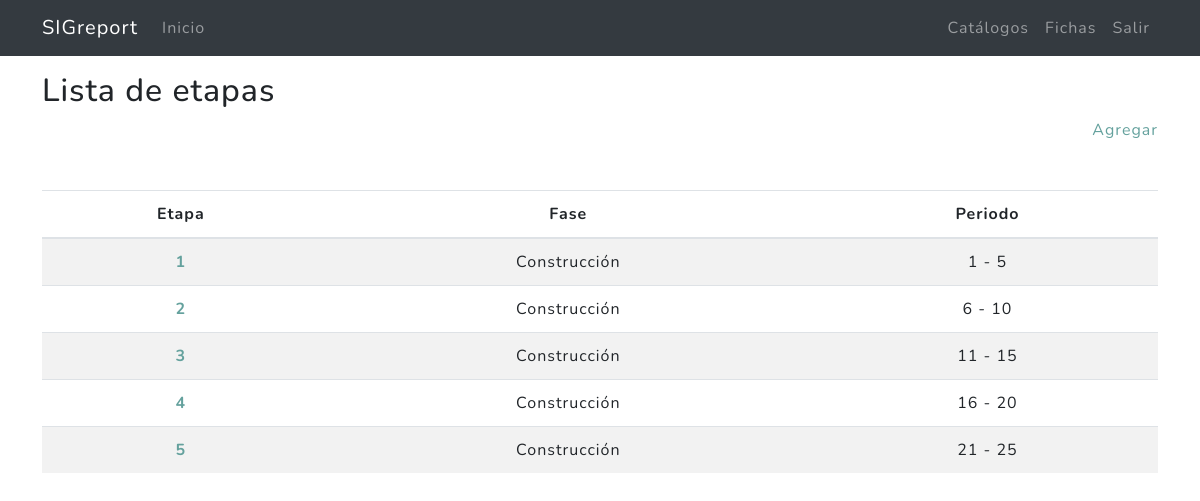
Page /catalogos/etapas/ (signed in) on the committed database.
### cap2/models.py (models this page shows, shortened)
class Etapa(models.Model):
    fase = models.ForeignKey(Fase,on_delete=models.CASCADE,default="")
    title = models.PositiveIntegerField(verbose_name="Etapa",default=1)
    inicio = models.PositiveIntegerField(verbose_name='Inicio',default=1)
    fin = models.PositiveIntegerField(verbose_name='fin',default=99)
    created = models.DateTimeField(auto_now_add = True,verbose_name = "Fecha de creación")
    updated = models.DateTimeField(auto_now = True,verbose_name = "Fecha de edición")
    class Meta:
        verbose_name = "Etapa"
        verbose_name_plural = "Etapas"
        ordering = ["fase","title"]

class Fase(models.Model):
    title = models.CharField(max_length=100,verbose_name="Fase")
    descripcion = models.TextField(max_length=1500,verbose_name="Descripción",blank=True,null=True)
    created = models.DateTimeField(auto_now_add = True,verbose_name = "Fecha de creación")
    updated = models.DateTimeField(auto_now = True,verbose_name = "Fecha de edición")
    class Meta:
        verbose_name = "Fase"
        verbose_name_plural = "Fases"
        ordering = ["created"]
    def __str__(self):
        return str(self.title)

### miscelanea/views.py (the view)
# urls.py: path('etapas/', EtapaListView.as_view(), name='etapas'),
@method_decorator(login_required,name='dispatch')
class EtapaListView(ListView):
    model = Etapa
    template_name = "miscelanea/etapa_list.html"
    paginate_by = 20
    def get_context_data(self, **kwargs):
        context = super().get_context_data(**kwargs)
        context['p_title']="Lista de etapas"
        return context

### miscelanea/templates/miscelanea/etapa_list.html (shortened to what this page needs)
{% extends 'cap2/base_mx.html' %}
{% load static %}
{% block content %}
<main role="main">
  <div class="container mb-4">
    <h2 class="mt-3">{{p_title}}</h2>
    <div class="agregar mb-4 text-right"><a href="{% url 'catalogos:etapa-create' %}">Agregar</a></div>
    <table class="table  table-striped mt-5">
      <thead>
        <tr>
          <th scope="col" class="text-center">Etapa</th>
          <th scope="col" class="text-center">Fase</th>
          <th scope="col" class="text-center">Periodo</th>
        </tr>
      </thead>
      <tbody>
      {% for etapa in etapa_list|dictsort:"id" %}
          <tr>
            <th class="text-center" scope="row"><a href="{% url 'catalogos:etapa-update' etapa.id %}">{{etapa.title}} </a></th>
            <td class="text-center">{{etapa.fase}}</th>
            <td class="text-center">{{etapa.inicio}} - {{etapa.fin}}</th>
          </tr>
      {% endfor %}
      </tbody>
    </table>
  </div>
</main>
{% endblock %}

### rows in the picture
Etapa: title "1", fase "Construcción", inicio "1", fin "5"
Etapa: title "2", fase "Construcción", inicio "6", fin "10"
Etapa: title "3", fase "Construcción", inicio "11", fin "15"
Etapa: title "4", fase "Construcción", inicio "16", fin "20"
Etapa: title "5", fase "Construcción", inicio "21", fin "25"

### other values in the picture
{{ p_title }} "Lista de etapas"
